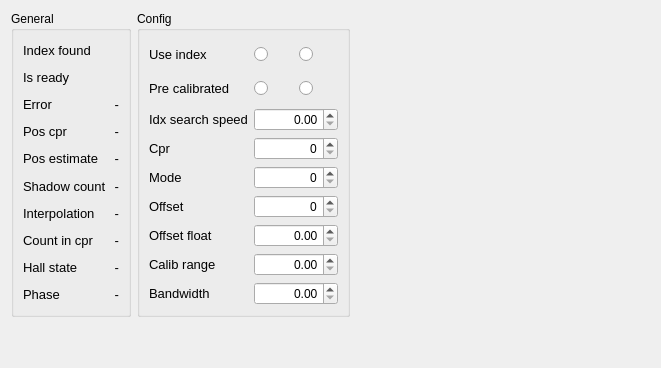
            <widget class="QWidget" name="tab_5">
             <attribute name="title">
              <string>Encoder</string>
             </attribute>
             <layout class="QGridLayout" name="gridLayout_39">
              <item row="0" column="1" alignment="Qt::AlignTop">
               <widget class="QGroupBox" name="groupBox_encoder_config">
                <property name="title">
                 <string>Config</string>
                </property>
                <layout class="QGridLayout" name="gridLayout_22">
                 <item row="0" column="0">
                  <layout class="QGridLayout" name="gridLayout_24">
                   <item row="3" column="1">
                    <widget class="QSpinBox" name="spinBox_cprValue">
                     <property name="alignment">
                      <set>Qt::AlignRight|Qt::AlignTrailing|Qt::AlignVCenter</set>
                     </property>
                     <property name="maximum">
                      <number>1000000</number>
                     </property>
                    </widget>
                   </item>
                   <item row="0" column="0">
                    <widget class="QLabel" name="label_useIndex">
                     <property name="font">
                      <font>
                       <pointsize>10</pointsize>
                      </font>
                     </property>
                     <property name="text">
                      <string>Use index</string>
                     </property>
                    </widget>
                   </item>
                   <item row="3" column="0">
                    <widget class="QLabel" name="label_cpr">
                     <property name="font">
                      <font>
                       <pointsize>10</pointsize>
                      </font>
                     </property>
                     <property name="text">
                      <string>Cpr</string>
                     </property>
                    </widget>
                   </item>
                   <item row="2" column="0">
                    <widget class="QLabel" name="label_idxSearchSpeed">
                     <property name="font">
                      <font>
                       <pointsize>10</pointsize>
                      </font>
                     </property>
                     <property name="text">
                      <string>Idx search speed</string>
                     </property>
                    </widget>
                   </item>
                   <item row="1" column="0">
                    <widget class="QLabel" name="label_preCalibratedEncoder">
                     <property name="font">
                      <font>
                       <pointsize>10</pointsize>
                      </font>
                     </property>
                     <property name="text">
                      <string>Pre calibrated</string>
                     </property>
                    </widget>
                   </item>
                   <item row="4" column="0">
                    <widget class="QLabel" name="label_modeEncoder">
                     <property name="font">
                      <font>
                       <pointsize>10</pointsize>
                      </font>
                     </property>
                     <property name="text">
                      <string>Mode</string>
                     </property>
                    </widget>
                   </item>
                   <item row="0" column="1">
                    <layout class="QGridLayout" name="gridLayout_71">
                     <item row="0" column="0">
                      <widget class="QRadioButton" name="radioButton_useIndexTrue">
                       <property name="minimumSize">
                        <size>
                         <width>0</width>
                         <height>28</height>
                        </size>
                       </property>
                       <property name="text">
                        <string/>
                       </property>
                       <property name="icon">
                        <iconset>
                         <normaloff>Icons/True.jpg</normaloff>Icons/True.jpg</iconset>
                       </property>
                       <property name="iconSize">
                        <size>
                         <width>26</width>
                         <height>26</height>
                        </size>
                       </property>
                       <attribute name="buttonGroup">
                        <string notr="true">buttonGroup_11</string>
                       </attribute>
                      </widget>
                     </item>
                     <item row="0" column="1">
                      <widget class="QRadioButton" name="radioButton_useIndexFalse">
                       <property name="minimumSize">
                        <size>
                         <width>0</width>
                         <height>28</height>
                        </size>
                       </property>
                       <property name="text">
                        <string/>
                       </property>
                       <property name="icon">
                        <iconset>
                         <normaloff>Icons/False.jpg</normaloff>Icons/False.jpg</iconset>
                       </property>
                       <property name="iconSize">
                        <size>
                         <width>26</width>
                         <height>26</height>
                        </size>
                       </property>
                       <attribute name="buttonGroup">
                        <string notr="true">buttonGroup_11</string>
                       </attribute>
                      </widget>
                     </item>
                    </layout>
                   </item>
                   <item row="1" column="1">
                    <layout class="QGridLayout" name="gridLayout_70">
                     <item row="0" column="0">
                      <widget class="QRadioButton" name="radioButton_preCalibratedEncoderTrue">
                       <property name="minimumSize">
                        <size>
                         <width>0</width>
                         <height>28</height>
                        </size>
                       </property>
                       <property name="text">
                        <string/>
                       </property>
                       <property name="icon">
                        <iconset>
                         <normaloff>Icons/True.jpg</normaloff>Icons/True.jpg</iconset>
                       </property>
                       <property name="iconSize">
                        <size>
                         <width>26</width>
                         <height>26</height>
                        </size>
                       </property>
                       <attribute name="buttonGroup">
                        <string notr="true">buttonGroup_10</string>
                       </attribute>
                      </widget>
                     </item>
                     <item row="0" column="1">
                      <widget class="QRadioButton" name="radioButton_preCalibratedEncoderFalse">
                       <property name="minimumSize">
                        <size>
                         <width>0</width>
                         <height>28</height>
                        </size>
                       </property>
                       <property name="text">
                        <string/>
                       </property>
                       <property name="icon">
                        <iconset>
                         <normaloff>Icons/False.jpg</normaloff>Icons/False.jpg</iconset>
                       </property>
                       <property name="iconSize">
                        <size>
                         <width>26</width>
                         <height>26</height>
                        </size>
                       </property>
                       <attribute name="buttonGroup">
                        <string notr="true">buttonGroup_10</string>
                       </attribute>
                      </widget>
                     </item>
                    </layout>
                   </item>
                   <item row="2" column="1">
                    <widget class="QDoubleSpinBox" name="doubleSpinBox_idxSearchSpeedValue">
                     <property name="alignment">
                      <set>Qt::AlignRight|Qt::AlignTrailing|Qt::AlignVCenter</set>
                     </property>
                     <property name="maximum">
                      <double>1000000.000000000000000</double>
                     </property>
                    </widget>
                   </item>
                   <item row="4" column="1">
                    <widget class="QSpinBox" name="spinBox_modeEncoderValue">
                     <property name="alignment">
                      <set>Qt::AlignRight|Qt::AlignTrailing|Qt::AlignVCenter</set>
                     </property>
                     <property name="maximum">
                      <number>1000000</number>
                     </property>
                    </widget>
                   </item>
                   <item row="6" column="1">
                    <widget class="QDoubleSpinBox" name="doubleSpinBox_offsetFloatValue">
                     <property name="alignment">
                      <set>Qt::AlignRight|Qt::AlignTrailing|Qt::AlignVCenter</set>
                     </property>
                     <property name="maximum">
                      <double>1000000.000000000000000</double>
                     </property>
                    </widget>
                   </item>
                   <item row="5" column="0">
                    <widget class="QLabel" name="label_offset">
                     <property name="font">
                      <font>
                       <pointsize>10</pointsize>
                      </font>
                     </property>
                     <property name="text">
                      <string>Offset</string>
                     </property>
                    </widget>
                   </item>
                   <item row="7" column="0">
                    <widget class="QLabel" name="label_calibRange">
                     <property name="font">
                      <font>
                       <pointsize>10</pointsize>
                      </font>
                     </property>
                     <property name="text">
                      <string>Calib range</string>
                     </property>
                    </widget>
                   </item>
                   <item row="6" column="0">
                    <widget class="QLabel" name="label_offsetFloat">
                     <property name="font">
                      <font>
                       <pointsize>10</pointsize>
                      </font>
                     </property>
                     <property name="text">
                      <string>Offset float</string>
                     </property>
                    </widget>
                   </item>
                   <item row="5" column="1">
                    <widget class="QSpinBox" name="spinBox_offsetValue">
                     <property name="alignment">
                      <set>Qt::AlignRight|Qt::AlignTrailing|Qt::AlignVCenter</set>
                     </property>
                     <property name="maximum">
                      <number>1000000</number>
                     </property>
                    </widget>
                   </item>
                   <item row="8" column="1">
                    <widget class="QDoubleSpinBox" name="doubleSpinBox_bandwidthValue">
                     <property name="alignment">
                      <set>Qt::AlignRight|Qt::AlignTrailing|Qt::AlignVCenter</set>
                     </property>
                     <property name="maximum">
                      <double>1000000.000000000000000</double>
                     </property>
                    </widget>
                   </item>
                   <item row="7" column="1">
                    <widget class="QDoubleSpinBox" name="doubleSpinBox_calibRangeValue">
                     <property name="alignment">
                      <set>Qt::AlignRight|Qt::AlignTrailing|Qt::AlignVCenter</set>
                     </property>
                     <property name="maximum">
                      <double>1000000.000000000000000</double>
                     </property>
                    </widget>
                   </item>
                   <item row="8" column="0">
                    <widget class="QLabel" name="label_bandwidth">
                     <property name="font">
                      <font>
                       <pointsize>10</pointsize>
                      </font>
                     </property>
                     <property name="text">
                      <string>Bandwidth</string>
                     </property>
                    </widget>
                   </item>
                  </layout>
                 </item>
                </layout>
               </widget>
              </item>
              <item row="0" column="0">
               <widget class="QGroupBox" name="groupBox_3">
                <property name="minimumSize">
                 <size>
                  <width>0</width>
                  <height>0</height>
                 </size>
                </property>
                <property name="title">
                 <string>General</string>
                </property>
                <layout class="QGridLayout" name="gridLayout_25">
                 <item row="0" column="0">
                  <layout class="QGridLayout" name="gridLayout_26">
                   <item row="3" column="2">
                    <widget class="QLabel" name="label_posCprValue">
                     <property name="font">
                      <font>
                       <pointsize>10</pointsize>
                      </font>
                     </property>
                     <property name="text">
                      <string>-</string>
                     </property>
                     <property name="alignment">
                      <set>Qt::AlignRight|Qt::AlignTrailing|Qt::AlignVCenter</set>
                     </property>
                    </widget>
                   </item>
                   <item row="3" column="0">
                    <widget class="QLabel" name="label_posCpr">
                     <property name="font">
                      <font>
                       <pointsize>10</pointsize>
                      </font>
                     </property>
                     <property name="text">
                      <string>Pos cpr</string>
                     </property>
                    </widget>
                   </item>
                   <item row="5" column="0">
                    <widget class="QLabel" name="label_shadowCount">
                     <property name="font">
                      <font>
                       <pointsize>10</pointsize>
                      </font>
                     </property>
                     <property name="text">
                      <string>Shadow count</string>
                     </property>
                    </widget>
                   </item>
                   <item row="1" column="0">
                    <widget class="QLabel" name="label_isReadyEncoder">
                     <property name="font">
                      <font>
                       <pointsize>10</pointsize>
                      </font>
                     </property>
                     <property name="text">
                      <string>Is ready</string>
                     </property>
                    </widget>
                   </item>
                   <item row="5" column="2">
                    <widget class="QLabel" name="label_shadowCountValue">
                     <property name="font">
                      <font>
                       <pointsize>10</pointsize>
                      </font>
                     </property>
                     <property name="text">
                      <string>-</string>
                     </property>
                     <property name="alignment">
                      <set>Qt::AlignRight|Qt::AlignTrailing|Qt::AlignVCenter</set>
                     </property>
                    </widget>
                   </item>
                   <item row="1" column="2">
                    <widget class="QLabel" name="icon_isReadyEncoderValue">
                     <property name="text">
                      <string/>
                     </property>
                     <property name="pixmap">
                      <pixmap>../Icons/NoState.jpg</pixmap>
                     </property>
                     <property name="alignment">
                      <set>Qt::AlignRight|Qt::AlignTrailing|Qt::AlignVCenter</set>
                     </property>
                    </widget>
                   </item>
                   <item row="4" column="0">
                    <widget class="QLabel" name="label_postEstimate">
                     <property name="font">
                      <font>
                       <pointsize>10</pointsize>
                      </font>
                     </property>
                     <property name="text">
                      <string>Pos estimate</string>
                     </property>
                    </widget>
                   </item>
                   <item row="4" column="2">
                    <widget class="QLabel" name="label_posEstimateValue">
                     <property name="font">
                      <font>
                       <pointsize>10</pointsize>
                      </font>
                     </property>
                     <property name="text">
                      <string>-</string>
                     </property>
                     <property name="alignment">
                      <set>Qt::AlignRight|Qt::AlignTrailing|Qt::AlignVCenter</set>
                     </property>
                    </widget>
                   </item>
                   <item row="0" column="2">
                    <widget class="QLabel" name="icon_indexFoundValue">
                     <property name="text">
                      <string/>
                     </property>
                     <property name="pixmap">
                      <pixmap>../Icons/NoState.jpg</pixmap>
                     </property>
                     <property name="alignment">
                      <set>Qt::AlignRight|Qt::AlignTrailing|Qt::AlignVCenter</set>
                     </property>
                    </widget>
                   </item>
                   <item row="7" column="0">
                    <widget class="QLabel" name="label_countInCpr">
                     <property name="font">
                      <font>
                       <pointsize>10</pointsize>
                      </font>
                     </property>
                     <property name="text">
                      <string>Count in cpr</string>
                     </property>
                    </widget>
                   </item>
                   <item row="6" column="2">
                    <widget class="QLabel" name="label_interpolationValue">
                     <property name="font">
                      <font>
                       <pointsize>10</pointsize>
                      </font>
                     </property>
                     <property name="text">
                      <string>-</string>
                     </property>
                     <property name="alignment">
                      <set>Qt::AlignRight|Qt::AlignTrailing|Qt::AlignVCenter</set>
                     </property>
                    </widget>
                   </item>
                   <item row="2" column="2">
                    <widget class="QLabel" name="label_errorEncoderValue">
                     <property name="font">
                      <font>
                       <pointsize>10</pointsize>
                      </font>
                     </property>
                     <property name="text">
                      <string>-</string>
                     </property>
                     <property name="alignment">
                      <set>Qt::AlignRight|Qt::AlignTrailing|Qt::AlignVCenter</set>
                     </property>
                    </widget>
                   </item>
                   <item row="6" column="0">
                    <widget class="QLabel" name="label_interpolation">
                     <property name="font">
                      <font>
                       <pointsize>10</pointsize>
                      </font>
                     </property>
                     <property name="text">
                      <string>Interpolation</string>
                     </property>
                    </widget>
                   </item>
                   <item row="8" column="2">
                    <widget class="QLabel" name="label_hallStateValue">
                     <property name="font">
                      <font>
                       <pointsize>10</pointsize>
                      </font>
                     </property>
                     <property name="text">
                      <string>-</string>
                     </property>
                     <property name="alignment">
                      <set>Qt::AlignRight|Qt::AlignTrailing|Qt::AlignVCenter</set>
                     </property>
                    </widget>
                   </item>
                   <item row="8" column="0">
                    <widget class="QLabel" name="label_hallState">
                     <property name="font">
                      <font>
                       <pointsize>10</pointsize>
                      </font>
                     </property>
                     <property name="text">
                      <string>Hall state</string>
                     </property>
                    </widget>
                   </item>
                   <item row="2" column="0">
                    <widget class="QLabel" name="label_errorEncoder">
                     <property name="font">
                      <font>
                       <pointsize>10</pointsize>
                      </font>
                     </property>
                     <property name="text">
                      <string>Error </string>
                     </property>
                    </widget>
                   </item>
                   <item row="9" column="0">
                    <widget class="QLabel" name="label_phase">
                     <property name="font">
                      <font>
                       <pointsize>10</pointsize>
                      </font>
                     </property>
                     <property name="text">
                      <string>Phase</string>
                     </property>
                    </widget>
                   </item>
                   <item row="7" column="2">
                    <widget class="QLabel" name="label_countInCprValue">
                     <property name="font">
                      <font>
                       <pointsize>10</pointsize>
                      </font>
                     </property>
                     <property name="text">
                      <string>-</string>
                     </property>
                     <property name="alignment">
                      <set>Qt::AlignRight|Qt::AlignTrailing|Qt::AlignVCenter</set>
                     </property>
                    </widget>
                   </item>
                   <item row="9" column="2">
                    <widget class="QLabel" name="label_phaseValue">
                     <property name="font">
                      <font>
                       <pointsize>10</pointsize>
                      </font>
                     </property>
                     <property name="text">
                      <string>-</string>
                     </property>
                     <property name="alignment">
                      <set>Qt::AlignRight|Qt::AlignTrailing|Qt::AlignVCenter</set>
                     </property>
                    </widget>
                   </item>
                   <item row="0" column="0">
                    <widget class="QLabel" name="label_indexFound">
                     <property name="font">
                      <font>
                       <pointsize>10</pointsize>
                      </font>
                     </property>
                     <property name="text">
                      <string>Index found</string>
                     </property>
                    </widget>
                   </item>
                  </layout>
                 </item>
                </layout>
               </widget>
              </item>
              <item row="1" column="1">
               <spacer name="verticalSpacer">
                <property name="orientation">
                 <enum>Qt::Vertical</enum>
                </property>
                <property name="sizeHint" stdset="0">
                 <size>
                  <width>20</width>
                  <height>40</height>
                 </size>
                </property>
               </spacer>
              </item>
              <item row="0" column="2">
               <spacer name="horizontalSpacer">
                <property name="orientation">
                 <enum>Qt::Horizontal</enum>
                </property>
                <property name="sizeType">
                 <enum>QSizePolicy::Maximum</enum>
                </property>
                <property name="sizeHint" stdset="0">
                 <size>
                  <width>300</width>
                  <height>20</height>
                 </size>
                </property>
               </spacer>
              </item>
             </layout>
            </widget>
